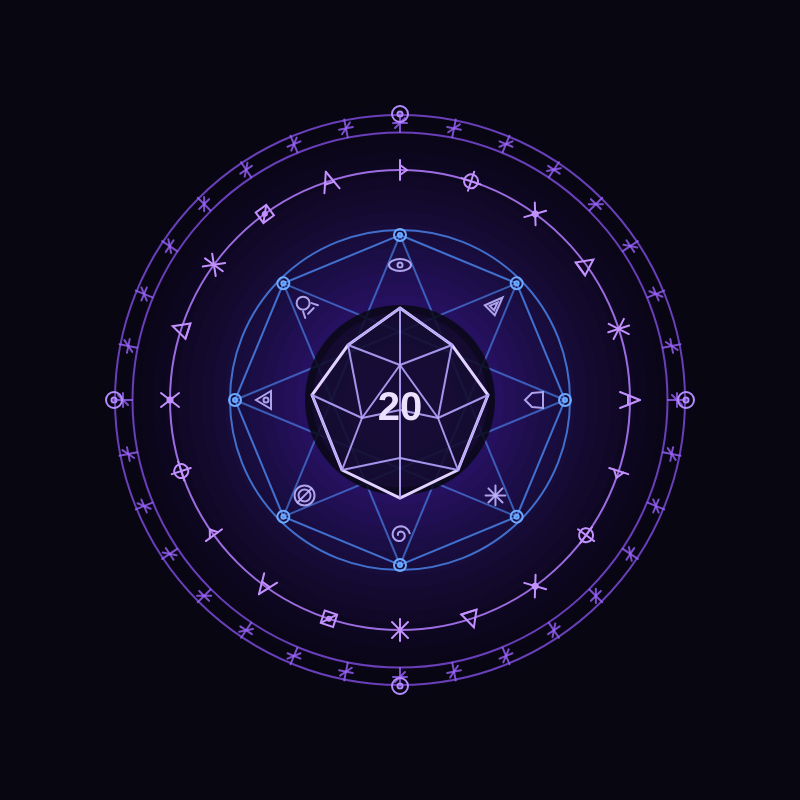
Frame 1 (no input)
Frame 2 (the mouse pressed at the canvas centre, redrawn once): identical to frame 1, image omitted

The p5.js sketch that drew this single still picture (run headless with seeded random() and noise() and a simulated clock; the mouse was pressed at the canvas centre and the sketch redrawn once):

// p5.js sketch
// ── sketch.js
function setup() {
  createCanvas(800, 800);
  angleMode(RADIANS);
  rectMode(CENTER);
  textAlign(CENTER, CENTER);

  noLoop();
}

function draw() {
  background(8, 6, 16);

  translate(width / 2, height / 2);

  drawGlow();

  drawOuterCircle();

  drawRuneRing();

  drawInnerGeometry();

  drawMagicSchoolRing();

  drawD20();
}


// =====================================================
// BRILHO DE FUNDO
// =====================================================

function drawGlow() {
  noStroke();

  for (let r = 320; r > 0; r -= 12) {
    let opacidade = map(r, 320, 0, 0, 18);

    fill(95, 45, 220, opacidade);
    circle(0, 0, r * 2);
  }
}


// =====================================================
// ANEL EXTERNO
// =====================================================

function drawOuterCircle() {
  noFill();

  stroke(130, 80, 230, 200);
  strokeWeight(2);

  circle(0, 0, 570);
  circle(0, 0, 535);

  let quantidade = 32;
  let raio = 277;

  for (let i = 0; i < quantidade; i++) {
    let angulo = TWO_PI * i / quantidade;

    let x = cos(angulo) * raio;
    let y = sin(angulo) * raio;

    push();

    translate(x, y);

    rotate(angulo);

    stroke(155, 100, 255, 200);

    line(-9, 0, 9, 0);
    line(0, -7, 0, 7);
    line(-5, -5, 5, 5);

    pop();
  }

  let raioPontos = 286;

  for (let i = 0; i < 4; i++) {
    let angulo = HALF_PI * i;

    let x = cos(angulo) * raioPontos;
    let y = sin(angulo) * raioPontos;

    stroke(180, 140, 255);

    circle(x, y, 16);
    circle(x, y, 5);
  }
}


// =====================================================
// ANEL DE RUNAS
// =====================================================

function drawRuneRing() {
  noFill();

  stroke(180, 125, 255, 220);
  strokeWeight(2);

  circle(0, 0, 460);

  let quantidade = 20;
  let raio = 230;

  for (let i = 0; i < quantidade; i++) {
    let angulo = TWO_PI * i / quantidade;

    let x = cos(angulo) * raio;
    let y = sin(angulo) * raio;

    push();

    translate(x, y);

    rotate(angulo + HALF_PI);

    drawRune(i);

    pop();
  }
}


// =====================================================
// DESENHO DAS RUNAS
// =====================================================

function drawRune(indice) {
  stroke(195, 145, 255);
  strokeWeight(2);
  noFill();

  let tipo = indice % 7;

  if (tipo === 0) {
    line(-8, 10, 0, -10);
    line(0, -10, 8, 10);
    line(-5, 2, 5, 2);
  }

  else if (tipo === 1) {
    line(0, -10, 0, 10);
    line(0, -5, 7, 0);
    line(7, 0, 0, 5);
  }

  else if (tipo === 2) {
    circle(0, 0, 14);
    line(-10, 0, 10, 0);
    line(0, -10, 0, 10);
  }

  else if (tipo === 3) {
    line(-7, -9, 7, 9);
    line(7, -9, -7, 9);
    circle(0, 0, 5);
  }

  else if (tipo === 4) {
    triangle(-8, 7, 0, -9, 8, 7);
    line(-8, 7, 8, 7);
  }

  else if (tipo === 5) {
    line(-8, -8, 8, 8);
    line(-8, 8, 8, -8);
    line(0, -11, 0, 11);
  }

  else {
    rect(0, 0, 13, 13);
    line(-6, 6, 6, -6);
    circle(0, 0, 4);
  }
}


// =====================================================
// GEOMETRIA INTERNA
// =====================================================

function drawInnerGeometry() {
  noFill();

  stroke(80, 145, 255, 190);
  strokeWeight(2);

  circle(0, 0, 340);

  let quantidade = 8;
  let raio = 165;

  let pontos = [];

  for (let i = 0; i < quantidade; i++) {
    let angulo =
      TWO_PI * i / quantidade - HALF_PI;

    let x = cos(angulo) * raio;
    let y = sin(angulo) * raio;

    pontos.push(createVector(x, y));
  }

  beginShape();

  for (let p of pontos) {
    vertex(p.x, p.y);
  }

  endShape(CLOSE);

  for (let i = 0; i < quantidade; i++) {
    let atual = pontos[i];
    let outro =
      pontos[(i + 3) % quantidade];

    stroke(80, 145, 255, 150);

    line(
      atual.x,
      atual.y,
      outro.x,
      outro.y
    );
  }

  for (let p of pontos) {
    stroke(110, 170, 255);

    circle(p.x, p.y, 12);
    circle(p.x, p.y, 4);
  }
}


// =====================================================
// SÍMBOLOS DAS ESCOLAS DE MAGIA
// =====================================================

function drawMagicSchoolRing() {
  let quantidade = 8;
  let raio = 135;

  for (let i = 0; i < quantidade; i++) {
    let angulo =
      TWO_PI * i / quantidade - HALF_PI;

    let x = cos(angulo) * raio;
    let y = sin(angulo) * raio;

    push();

    translate(x, y);

    rotate(angulo + HALF_PI);

    drawSchoolSymbol(i);

    pop();
  }
}


// =====================================================
// DESENHO DOS SÍMBOLOS
// =====================================================

function drawSchoolSymbol(indice) {
  noFill();

  stroke(190, 180, 255, 230);
  strokeWeight(2);

  let tipo = indice % 8;

  if (tipo === 0) {
    ellipse(0, 0, 22, 12);
    circle(0, 0, 5);
  }

  else if (tipo === 1) {
    triangle(-7, 8, 0, -10, 7, 8);
    triangle(-3, 5, 0, -3, 3, 5);
  }

  else if (tipo === 2) {
    beginShape();

    vertex(-8, -8);
    vertex(8, -8);
    vertex(7, 3);
    vertex(0, 10);
    vertex(-7, 3);

    endShape(CLOSE);
  }

  else if (tipo === 3) {
    line(-10, 0, 10, 0);
    line(0, -10, 0, 10);

    line(-7, -7, 7, 7);
    line(7, -7, -7, 7);
  }

  else if (tipo === 4) {
    beginShape();

    for (
      let a = 0;
      a < TWO_PI * 1.5;
      a += 0.25
    ) {
      let r = map(
        a,
        0,
        TWO_PI * 1.5,
        2,
        10
      );

      vertex(
        cos(a) * r,
        sin(a) * r
      );
    }

    endShape();
  }

  else if (tipo === 5) {
    circle(0, 0, 20);
    circle(0, 0, 12);

    line(0, -10, 0, 10);
  }

  else if (tipo === 6) {
    triangle(-9, 6, 0, -9, 9, 6);
    circle(0, 1, 5);
  }

  else {
    circle(0, -2, 13);

    line(-6, 4, -9, 10);
    line(6, 4, 9, 10);

    line(-4, 9, 4, 9);
  }
}


// =====================================================
// D20 CENTRAL
// =====================================================

function drawD20() {
  push();

  // Fundo escuro sutil atrás do dado
  noStroke();
  fill(9, 7, 20, 220);
  circle(0, 0, 190);

  // Brilho discreto atrás do D20
  fill(95, 45, 220, 24);
  circle(0, 0, 175);

  noFill();

  stroke(225, 210, 255);
  strokeWeight(3);

  // Silhueta do D20
  let topo = createVector(0, -92);

  let superiorEsq =
    createVector(-52, -55);

  let superiorDir =
    createVector(52, -55);

  let esquerda =
    createVector(-88, -5);

  let direita =
    createVector(88, -5);

  let inferiorEsq =
    createVector(-58, 70);

  let inferiorDir =
    createVector(58, 70);

  let baixo =
    createVector(0, 98);


  // Contorno
  beginShape();

  vertex(topo.x, topo.y);
  vertex(superiorDir.x, superiorDir.y);
  vertex(direita.x, direita.y);
  vertex(inferiorDir.x, inferiorDir.y);
  vertex(baixo.x, baixo.y);
  vertex(inferiorEsq.x, inferiorEsq.y);
  vertex(esquerda.x, esquerda.y);
  vertex(superiorEsq.x, superiorEsq.y);

  endShape(CLOSE);


  // Pontos internos
  let centro =
    createVector(0, 10);

  let centroSuperior =
    createVector(0, -35);

  let centroEsq =
    createVector(-38, 18);

  let centroDir =
    createVector(38, 18);

  let centroInferior =
    createVector(0, 58);


  stroke(180, 165, 255, 230);
  strokeWeight(2);


  // Triângulos superiores
  line(
    topo.x,
    topo.y,
    superiorEsq.x,
    superiorEsq.y
  );

  line(
    topo.x,
    topo.y,
    superiorDir.x,
    superiorDir.y
  );

  line(
    topo.x,
    topo.y,
    centroSuperior.x,
    centroSuperior.y
  );


  // Região superior
  line(
    superiorEsq.x,
    superiorEsq.y,
    centroSuperior.x,
    centroSuperior.y
  );

  line(
    superiorDir.x,
    superiorDir.y,
    centroSuperior.x,
    centroSuperior.y
  );

  line(
    centroSuperior.x,
    centroSuperior.y,
    centroEsq.x,
    centroEsq.y
  );

  line(
    centroSuperior.x,
    centroSuperior.y,
    centroDir.x,
    centroDir.y
  );


  // Laterais
  line(
    esquerda.x,
    esquerda.y,
    centroEsq.x,
    centroEsq.y
  );

  line(
    direita.x,
    direita.y,
    centroDir.x,
    centroDir.y
  );

  line(
    superiorEsq.x,
    superiorEsq.y,
    centroEsq.x,
    centroEsq.y
  );

  line(
    superiorDir.x,
    superiorDir.y,
    centroDir.x,
    centroDir.y
  );


  // Centro
  line(
    centroEsq.x,
    centroEsq.y,
    centro.x,
    centro.y
  );

  line(
    centroDir.x,
    centroDir.y,
    centro.x,
    centro.y
  );

  line(
    centroSuperior.x,
    centroSuperior.y,
    centro.x,
    centro.y
  );

  line(
    centro.x,
    centro.y,
    centroInferior.x,
    centroInferior.y
  );


  // Parte inferior
  line(
    esquerda.x,
    esquerda.y,
    inferiorEsq.x,
    inferiorEsq.y
  );

  line(
    direita.x,
    direita.y,
    inferiorDir.x,
    inferiorDir.y
  );

  line(
    centroEsq.x,
    centroEsq.y,
    inferiorEsq.x,
    inferiorEsq.y
  );

  line(
    centroDir.x,
    centroDir.y,
    inferiorDir.x,
    inferiorDir.y
  );

  line(
    inferiorEsq.x,
    inferiorEsq.y,
    centroInferior.x,
    centroInferior.y
  );

  line(
    inferiorDir.x,
    inferiorDir.y,
    centroInferior.x,
    centroInferior.y
  );

  line(
    centroInferior.x,
    centroInferior.y,
    baixo.x,
    baixo.y
  );


  // Número 20
  noStroke();

  fill(235, 225, 255);

  textSize(40);
  textStyle(BOLD);

  text("20", 0, 9);

  pop();
}
